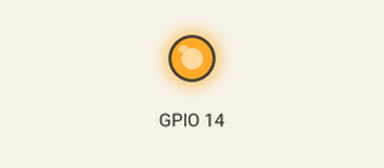
Simulated run of this program. Board: Raspberry Pi (BCM pin numbers). Parts: output pins drawn as LEDs (lit = HIGH). At 30.0 s the program stops and its outputs stay as they are.

Above: at 2.5 s.
At 7.5 s:
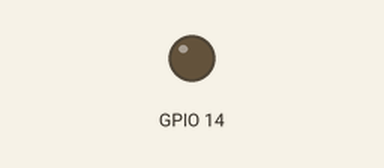
Timing chart, 0 to 13.0 s (numbered marks = the images above):
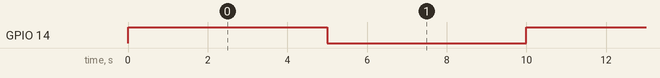

The program:

ball.py
```python
#!/usr/bin/env python
# -*- coding: utf-8 -*-
import RPi.GPIO as GPIO
import time

# 如果RPi.GRIO检测到一个引脚已经被设置成了非默认值，那么你将看到一个警告信息。你可以通过下列代码禁用警告
GPIO.setwarnings(False)
GPIO.setmode(GPIO.BCM)
# 设置pin14负责输出电压
GPIO.setup(14, GPIO.OUT)
# 循环十次结束闪烁
count = 0
while count < 3:
    # 设置闪烁的函数
    # 输出1
    GPIO.output(14, GPIO.HIGH)
    time.sleep(5)
    # 输出0
    GPIO.output(14, GPIO.LOW)
    time.sleep(5)
    count += 1
# 循环结束设置长亮状态
# GPIO.output(14, GPIO.HIGH)
# 清除进程
GPIO.cleanup()
```

Measured:
- by itself, GPIO 14: alternates HIGH for 5.0 s and LOW for 5.0 s
